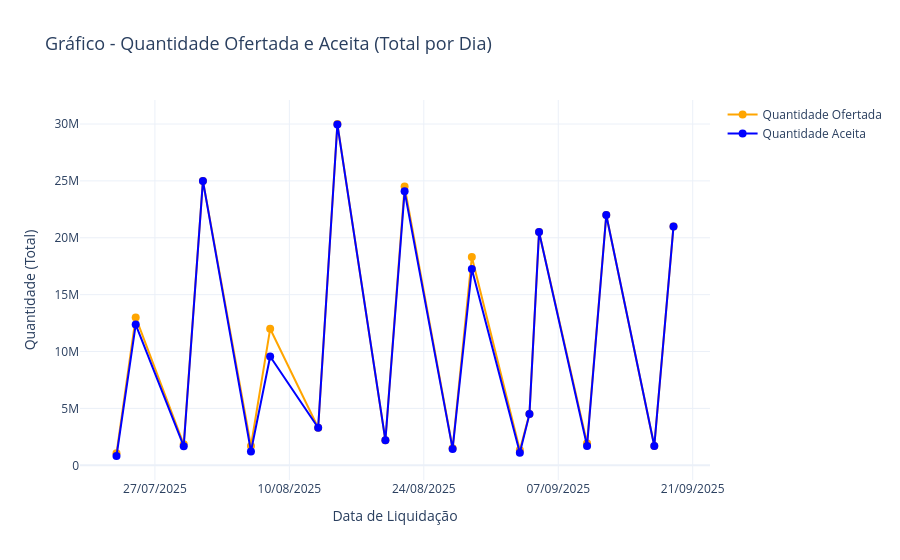

Write notebook code for a chart like this one.
### Markdown cell above
### Gráfico - Qntd Ofertada x Qntd Aceita

### Code cell
import plotly.graph_objects as go

# Garantir que as colunas 'quantidadeOfertada' e 'quantidadeAceita' sejam convertidas corretamente para numérico
if tabela['quantidadeOfertada'].dtype == 'object':  # Verifica se a coluna é do tipo string
    tabela['quantidadeOfertada'] = tabela['quantidadeOfertada'].str.replace('.', '').astype(float)
else:
    tabela['quantidadeOfertada'] = tabela['quantidadeOfertada'].astype(float)

if tabela['quantidadeAceita'].dtype == 'object':  # Verifica se a coluna é do tipo string
    tabela['quantidadeAceita'] = tabela['quantidadeAceita'].str.replace('.', '').astype(float)
else:
    tabela['quantidadeAceita'] = tabela['quantidadeAceita'].astype(float)

# Garantir que a coluna de datas ('dataLiquidacao') esteja no formato datetime
tabela['dataLiquidacao'] = pd.to_datetime(tabela['dataLiquidacao'], errors='coerce')

# Agrupar por data de liquidação e somar as quantidades ofertada e aceita
dados_agrupados = tabela.groupby('dataLiquidacao', as_index=False).agg({
    'quantidadeOfertada': 'sum',
    'quantidadeAceita': 'sum'
})

# Criar o gráfico de linha com os valores agregados
fig = go.Figure()

# Adicionar a linha para 'quantidadeOfertada'
fig.add_trace(go.Scatter(
    x=dados_agrupados['dataLiquidacao'],
    y=dados_agrupados['quantidadeOfertada'],
    mode='lines+markers',
    name='Quantidade Ofertada',
    line=dict(color='orange'),
    marker=dict(size=8, color='orange', symbol='circle')
))

# Adicionar a linha para 'quantidadeAceita'
fig.add_trace(go.Scatter(
    x=dados_agrupados['dataLiquidacao'],
    y=dados_agrupados['quantidadeAceita'],
    mode='lines+markers',
    name='Quantidade Aceita',
    line=dict(color='blue'),
    marker=dict(size=8, color='blue', symbol='circle')
))

# Personalizar o layout
fig.update_layout(
    title='Gráfico - Quantidade Ofertada e Aceita (Total por Dia)',
    xaxis_title='Data de Liquidação',
    yaxis_title='Quantidade (Total)',
    template='plotly_white',
    xaxis=dict(tickformat='%d/%m/%Y'),
    title_font_size=18,
    xaxis_title_font_size=14,
    yaxis_title_font_size=14
)

# Exibir o gráfico
fig.show()

### Figure 1 — Plotly figure (JSON) as saved in the notebook; plotly's stock layout.template omitted (floating-point values rounded to 4 significant figures)
{"data": [{"line": {"color": "orange"}, "marker": {"color": "orange", "size": 8, "symbol": "circle"}, "mode": "lines+markers", "name": "Quantidade Ofertada", "type": "scatter", "x": ["2025-07-23T00:00:00.000000000", "2025-07-25T00:00:00.000000000", "2025-07-30T00:00:00.000000000", "2025-08-01T00:00:00.000000000", "2025-08-06T00:00:00.000000000", "2025-08-08T00:00:00.000000000", "2025-08-13T00:00:00.000000000", "2025-08-15T00:00:00.000000000", "2025-08-20T00:00:00.000000000", "2025-08-22T00:00:00.000000000", "2025-08-27T00:00:00.000000000", "2025-08-29T00:00:00.000000000", "2025-09-03T00:00:00.000000000", "2025-09-04T00:00:00.000000000", "2025-09-05T00:00:00.000000000", "2025-09-10T00:00:00.000000000", "2025-09-12T00:00:00.000000000", "2025-09-17T00:00:00.000000000", "2025-09-19T00:00:00.000000000"], "y": [1050000.0, 13000000.0, 1850000.0, 25000000.0, 1700000.0, 12000000.0, 3300000.0, 30000000.0, 2200000.0, 24500000.0, 1500000.0, 18300000.0, 1350000.0, 4500000.0, 20500000.0, 1950000.0, 22000000.0, 1700000.0, 21000000.0]}, {"line": {"color": "blue"}, "marker": {"color": "blue", "size": 8, "symbol": "circle"}, "mode": "lines+markers", "name": "Quantidade Aceita", "type": "scatter", "x": ["2025-07-23T00:00:00.000000000", "2025-07-25T00:00:00.000000000", "2025-07-30T00:00:00.000000000", "2025-08-01T00:00:00.000000000", "2025-08-06T00:00:00.000000000", "2025-08-08T00:00:00.000000000", "2025-08-13T00:00:00.000000000", "2025-08-15T00:00:00.000000000", "2025-08-20T00:00:00.000000000", "2025-08-22T00:00:00.000000000", "2025-08-27T00:00:00.000000000", "2025-08-29T00:00:00.000000000", "2025-09-03T00:00:00.000000000", "2025-09-04T00:00:00.000000000", "2025-09-05T00:00:00.000000000", "2025-09-10T00:00:00.000000000", "2025-09-12T00:00:00.000000000", "2025-09-17T00:00:00.000000000", "2025-09-19T00:00:00.000000000"], "y": [818600.0, 12370000.0, 1679000.0, 25000000.0, 1219000.0, 9560000.0, 3300000.0, 29960000.0, 2200000.0, 24080000.0, 1444000.0, 17260000.0, 1105000.0, 4500000.0, 20500000.0, 1705000.0, 22000000.0, 1700000.0, 21000000.0]}], "layout": {"title": {"font": {"size": 18}, "text": "Gráfico - Quantidade Ofertada e Aceita (Total por Dia)"}, "xaxis": {"tickformat": "%d/%m/%Y", "title": {"font": {"size": 14}, "text": "Data de Liquidação"}}, "yaxis": {"title": {"font": {"size": 14}, "text": "Quantidade (Total)"}}}}
